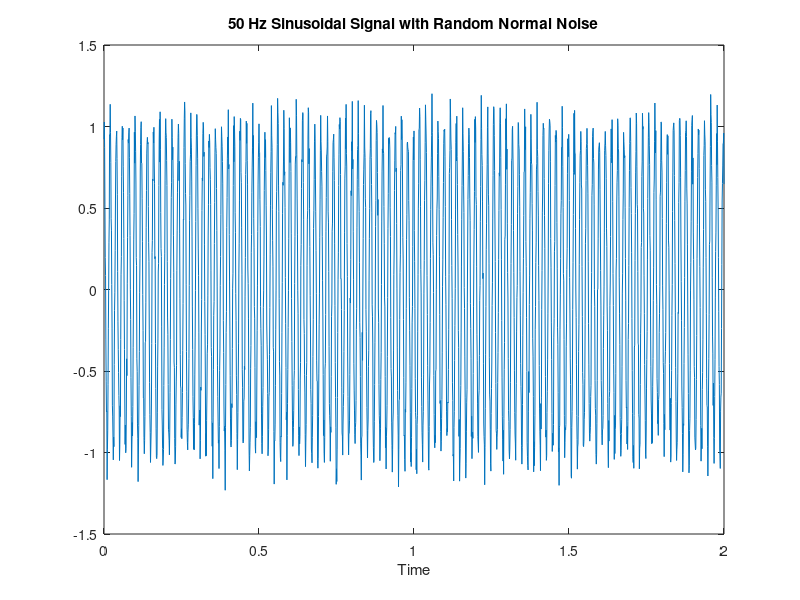

MATLAB code for this plot: (Note: this script raises an error after producing the figure.)
%% create sinuosoidal signal 
% sampling frequency
fs = 1e3; 
% sampling period
T = 1/fs; 
% time vector
t = [0:T:2];
% frequency of sinusoidal signal
f = 50; 
% phase vector
phi = [zeros(1, 1001) (pi/4)*ones(1, 1000)]; 
%phi = [0 0 pi/4];
% sinusoidal signal with random noise
x = cos(2*pi*f.*t + phi) + randn(size(t))/10; 

%% plot signal
figure()
plot(t, x)
title('50 Hz Sinusoidal Signal with Random Normal Noise')
xlabel('Time')

%% complex demodulation
x_1 = x.*exp(-i*2*pi*f.*t);

%% low-pass filter
y = lowpass(x_1, f, fs)

%% phase 
phase = angle(y);
figure()
plot(t, phase)
title('Phase Plot')
xlabel('Time')
ylabel('Phase')







